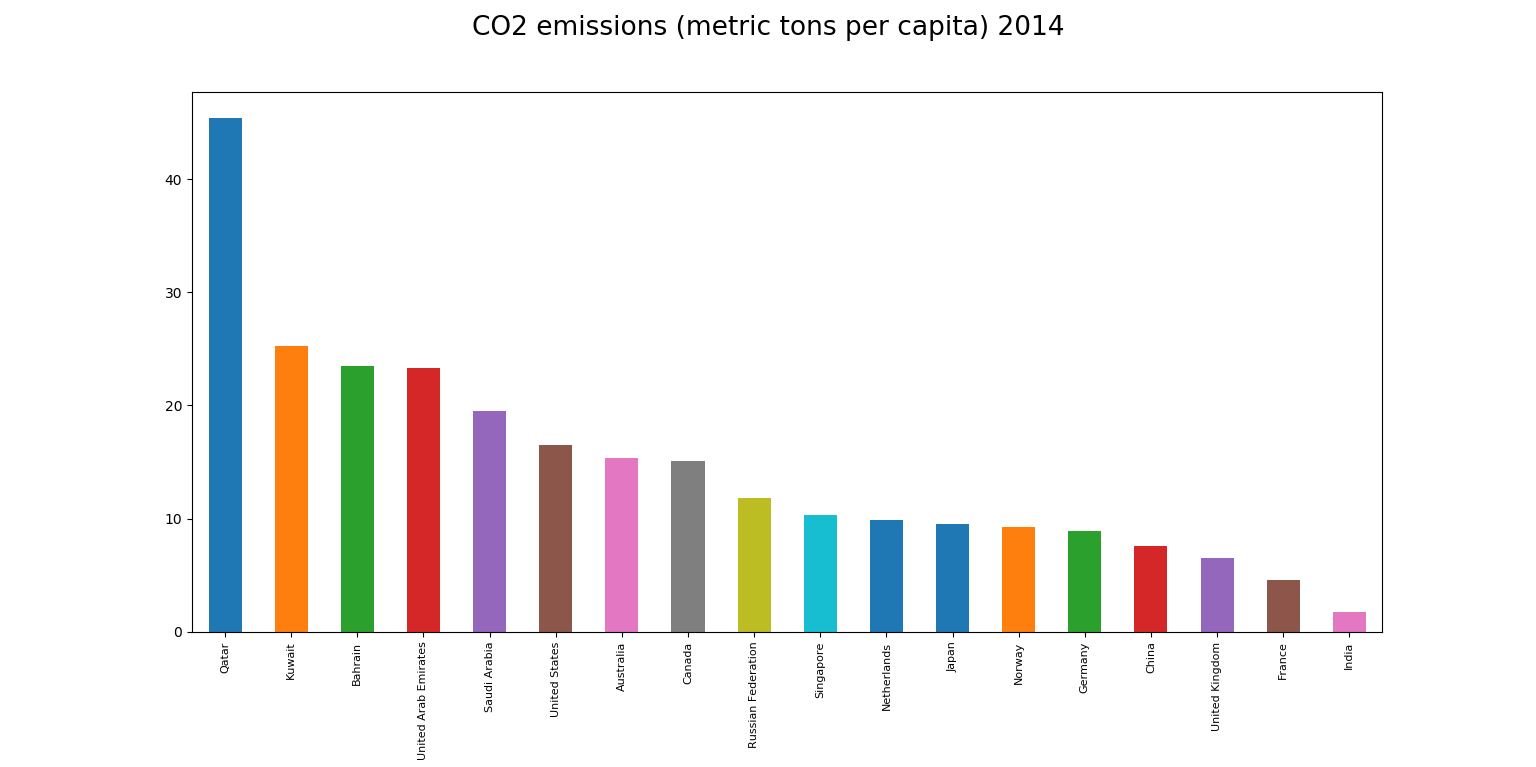

Here is the Python script that generated this plot:
import pandas as pd
import matplotlib.pyplot as plt

#Reading File and Parsing
file = 'API_EN.ATM.CO2E.PC_DS2_en_excel_v2_9944766.xls'
data = pd.ExcelFile(file)
df1 = data.parse('Data', skiprows=3)
df1 = df1.drop(["Country Code", "Indicator Name", "Indicator Code"], axis=1)
df1 = df1.set_index("Country Name")
df1 = df1.sort_values('2014', ascending=False)

#print (df1.loc['India']['2014'])
df1.loc[["Qatar", "Kuwait","Bahrain","United Arab Emirates","Saudi Arabia","United States","Australia","Canada","Russian Federation","Singapore","Netherlands", "Japan","Norway","Germany", "China", "United Kingdom" ,"France","India"], "2014"].plot(kind='bar')

#Fromatting axis ticks
plt.ticklabel_format(useOffset=False, style='plain', axis='y')
plt.xticks(fontsize=8)
plt.suptitle('CO2 emissions (metric tons per capita) 2014', fontsize=19)


plt.show()
